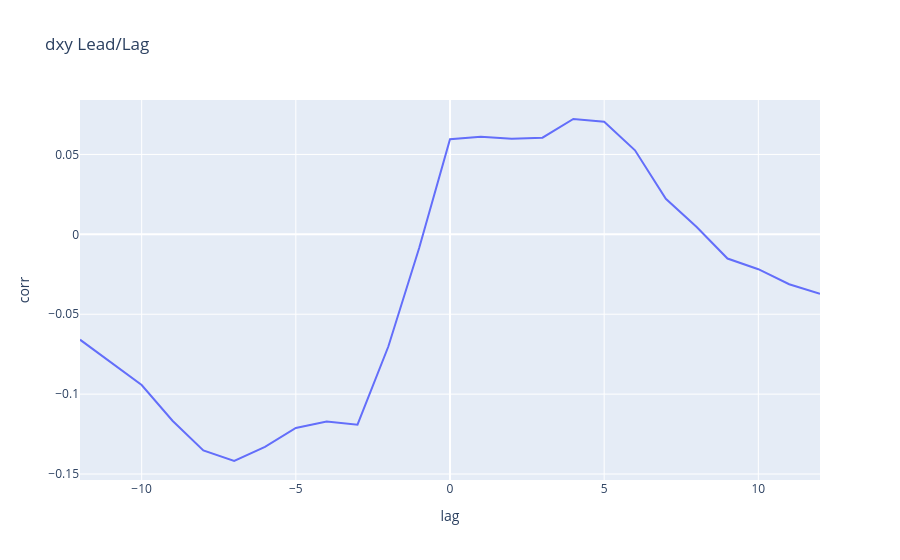
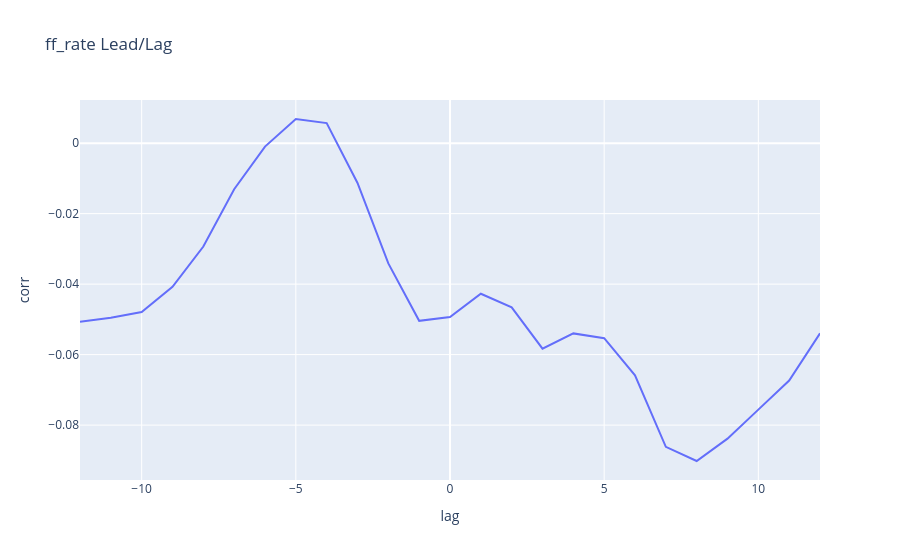
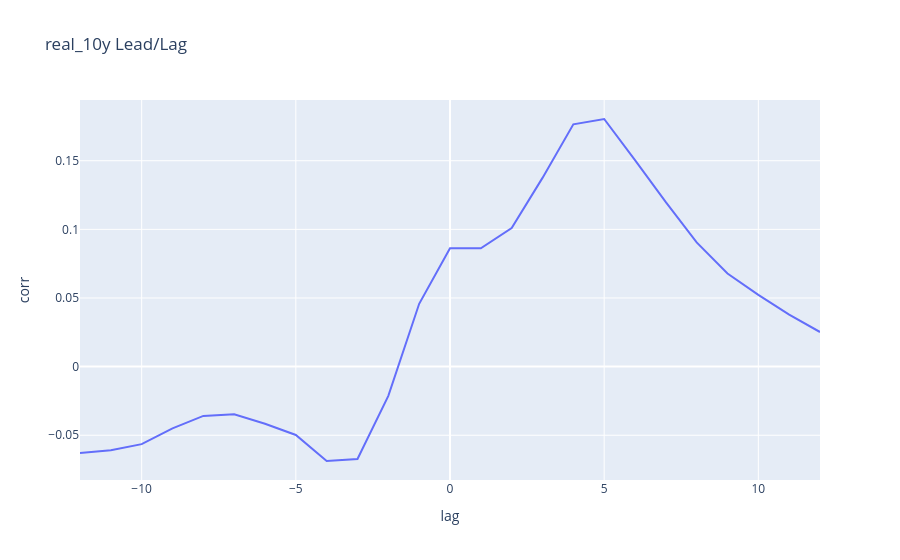
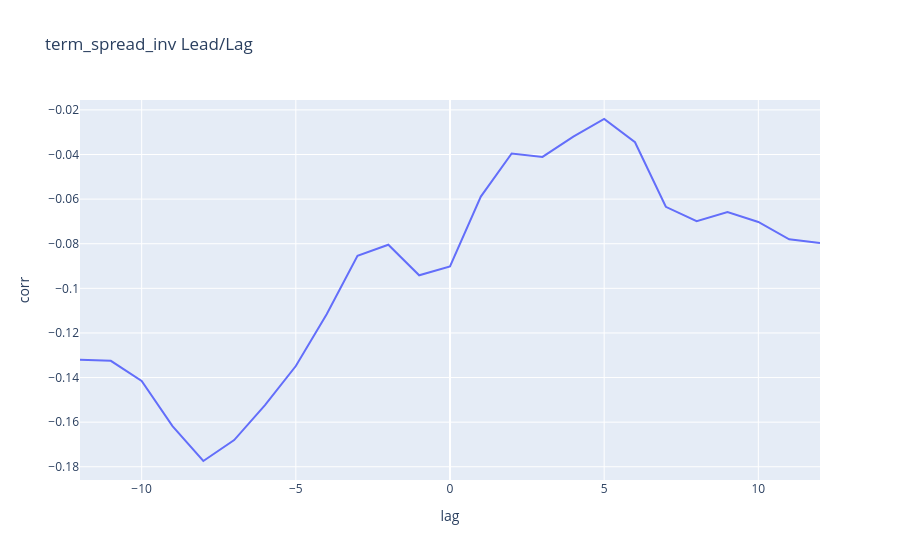

Notebook code cell kept with these figures, in order:
### Code cell
for factor in factor_cols:

    tmp = leadlag_df[
        leadlag_df["factor"] == factor
    ]

    fig = px.line(
        tmp,
        x="lag",
        y="corr",
        title=f"{factor} Lead/Lag"
    )

    fig.show()

### Figure 1 — Plotly figure (JSON) as saved in the notebook; plotly's stock layout.template omitted (floating-point values rounded to 4 significant figures)
{"data": [{"hovertemplate": "lag=%{x}<br>corr=%{y}<extra></extra>", "legendgroup": "", "line": {"color": "#636efa", "dash": "solid"}, "marker": {"symbol": "circle"}, "mode": "lines", "name": "", "orientation": "v", "showlegend": false, "type": "scatter", "x": [-12, -11, -10, -9, -8, -7, -6, -5, -4, -3, -2, -1, 0, 1, 2, 3, 4, 5, 6, 7, 8, 9, 10, 11, 12], "xaxis": "x", "y": [-0.06592, -0.08025, -0.09427, -0.1166, -0.1352, -0.1418, -0.133, -0.1212, -0.1172, -0.1191, -0.07019, -0.008506, 0.05958, 0.06102, 0.05983, 0.0605, 0.07218, 0.07044, 0.0526, 0.02225, 0.004626, -0.01515, -0.0218, -0.03123, -0.03723], "yaxis": "y"}], "layout": {"legend": {"tracegroupgap": 0}, "title": {"text": "dxy Lead/Lag"}, "xaxis": {"anchor": "y", "domain": [0, 1], "title": {"text": "lag"}}, "yaxis": {"anchor": "x", "domain": [0, 1], "title": {"text": "corr"}}}}

### Figure 2 — Plotly figure (JSON) as saved in the notebook; plotly's stock layout.template omitted (floating-point values rounded to 4 significant figures)
{"data": [{"hovertemplate": "lag=%{x}<br>corr=%{y}<extra></extra>", "legendgroup": "", "line": {"color": "#636efa", "dash": "solid"}, "marker": {"symbol": "circle"}, "mode": "lines", "name": "", "orientation": "v", "showlegend": false, "type": "scatter", "x": [-12, -11, -10, -9, -8, -7, -6, -5, -4, -3, -2, -1, 0, 1, 2, 3, 4, 5, 6, 7, 8, 9, 10, 11, 12], "xaxis": "x", "y": [-0.05066, -0.04952, -0.04789, -0.04078, -0.02934, -0.01307, -0.0009676, 0.006854, 0.005691, -0.01131, -0.03412, -0.05041, -0.04934, -0.04273, -0.04658, -0.0583, -0.05398, -0.05533, -0.06588, -0.08616, -0.09018, -0.08384, -0.07561, -0.06737, -0.05397], "yaxis": "y"}], "layout": {"legend": {"tracegroupgap": 0}, "title": {"text": "ff_rate Lead/Lag"}, "xaxis": {"anchor": "y", "domain": [0, 1], "title": {"text": "lag"}}, "yaxis": {"anchor": "x", "domain": [0, 1], "title": {"text": "corr"}}}}

### Figure 3 — Plotly figure (JSON) as saved in the notebook; plotly's stock layout.template omitted (floating-point values rounded to 4 significant figures)
{"data": [{"hovertemplate": "lag=%{x}<br>corr=%{y}<extra></extra>", "legendgroup": "", "line": {"color": "#636efa", "dash": "solid"}, "marker": {"symbol": "circle"}, "mode": "lines", "name": "", "orientation": "v", "showlegend": false, "type": "scatter", "x": [-12, -11, -10, -9, -8, -7, -6, -5, -4, -3, -2, -1, 0, 1, 2, 3, 4, 5, 6, 7, 8, 9, 10, 11, 12], "xaxis": "x", "y": [-0.06287, -0.0609, -0.05648, -0.04501, -0.03592, -0.03475, -0.04163, -0.04981, -0.06876, -0.0673, -0.02131, 0.04576, 0.08622, 0.08615, 0.1009, 0.1375, 0.1765, 0.1804, 0.1504, 0.1198, 0.0905, 0.06786, 0.05223, 0.03786, 0.02521], "yaxis": "y"}], "layout": {"legend": {"tracegroupgap": 0}, "title": {"text": "real_10y Lead/Lag"}, "xaxis": {"anchor": "y", "domain": [0, 1], "title": {"text": "lag"}}, "yaxis": {"anchor": "x", "domain": [0, 1], "title": {"text": "corr"}}}}

### Figure 4 — Plotly figure (JSON) as saved in the notebook; plotly's stock layout.template omitted (floating-point values rounded to 4 significant figures)
{"data": [{"hovertemplate": "lag=%{x}<br>corr=%{y}<extra></extra>", "legendgroup": "", "line": {"color": "#636efa", "dash": "solid"}, "marker": {"symbol": "circle"}, "mode": "lines", "name": "", "orientation": "v", "showlegend": false, "type": "scatter", "x": [-12, -11, -10, -9, -8, -7, -6, -5, -4, -3, -2, -1, 0, 1, 2, 3, 4, 5, 6, 7, 8, 9, 10, 11, 12], "xaxis": "x", "y": [-0.1321, -0.1325, -0.1416, -0.1618, -0.1774, -0.168, -0.1523, -0.1348, -0.1116, -0.08537, -0.08044, -0.09415, -0.09021, -0.05887, -0.03953, -0.04109, -0.03196, -0.02408, -0.03452, -0.06344, -0.06992, -0.06576, -0.07026, -0.07803, -0.07967], "yaxis": "y"}], "layout": {"legend": {"tracegroupgap": 0}, "title": {"text": "term_spread_inv Lead/Lag"}, "xaxis": {"anchor": "y", "domain": [0, 1], "title": {"text": "lag"}}, "yaxis": {"anchor": "x", "domain": [0, 1], "title": {"text": "corr"}}}}
